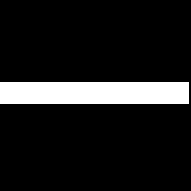
#> input picture обработка изображений/lab4/4_01.jpg, 191 x 191 px; the run also reads 1 picture not shown here
$ jupyter execute 4.ipynb
#> lines starting #> are read from the running program, lines starting #| are printed output that depends on the picture
[cell 1]
from scipy.fft import fft, fftfreq
import cv2
import numpy as np
from matplotlib import pyplot as plt
import math
import io

[cell 2]
fig = plt.figure()

fig, ([ax1, ax2, ax3 ],[ax4, ax5, ax6] ) = plt.subplots(
    nrows=2, ncols=3,
    figsize=(18, 14)
)

ax1.set_title('1')
ax2.set_title('2')
ax3.set_title('3')
ax4.set_title('4')
ax5.set_title('5')
ax6.set_title('6')

image1 = cv2.imread("4_01.jpg") #Открываем изображение.
#> image1 is the input picture: shape (191, 191, 3); min 0, max 255, mean 29.1
image1 = cv2.cvtColor(image1,cv2.COLOR_BGR2GRAY)
#> image1: shape (191, 191)
image2 = cv2.imread("4_02.jpg") #Открываем изображение.
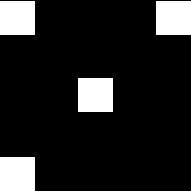
#> input picture обработка изображений/lab4/4_02.jpg, 191 x 191 px
#> image2 is the input picture: shape (191, 191, 3); min 0, max 255, mean 33.3
image2 = cv2.cvtColor(image2,cv2.COLOR_BGR2GRAY)
#> image2: shape (191, 191)
image3 = cv2.imread("4_03.jpg") #Открываем изображение.
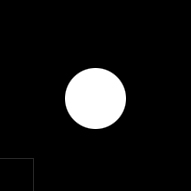
#> input picture обработка изображений/lab4/4_03.jpg, 191 x 191 px
#> image3 is the input picture: shape (191, 191, 3); min 0, max 255, mean 20.5
image3 = cv2.cvtColor(image3,cv2.COLOR_BGR2GRAY)
#> image3: shape (191, 191)
image4 = cv2.imread("4_04.jpg") #Открываем изображение.
image4 = cv2.cvtColor(image4,cv2.COLOR_BGR2GRAY)
image5 = cv2.imread("4_05.jpg") #Открываем изображение.
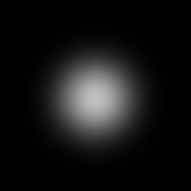
#> input picture обработка изображений/lab4/4_05.jpg, 191 x 191 px
#> image5 is the input picture: shape (191, 191, 3); min 0, max 192, mean 20.4
image5 = cv2.cvtColor(image5,cv2.COLOR_BGR2GRAY)
#> image5: shape (191, 191)
image6 = cv2.imread("4_06.jpg") #Открываем изображение.
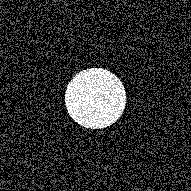
#> input picture обработка изображений/lab4/4_06.jpg, 191 x 191 px
#> image6 is the input picture: shape (191, 191, 3); min 0, max 255, mean 46.8
image6 = cv2.cvtColor(image6,cv2.COLOR_BGR2GRAY)
#> image6: shape (191, 191)

ax1.imshow(image1, cmap='gray')
ax2.imshow(image2,cmap='gray')
ax3.imshow(image3,cmap='gray')
ax4.imshow(image4,cmap='gray')
ax5.imshow(image5,cmap='gray')
ax6.imshow(image6, cmap='gray')

plt.show()

[cell 3]
def spectr(image):
    imageSpect = np.fft.fft2(image)
    return imageSpect

[cell 4]
def centr(image):
    imageSpect = np.fft.fft2(image)
    fshift = np.fft.fftshift(imageSpect)
    return fshift

[cell 5]
fig = plt.figure()

fig, ([ax1, ax2, ax3 ],[ax4, ax5, ax6] ) = plt.subplots(
    nrows=2, ncols=3,
    figsize=(18, 14)
)

ax1.set_title('1')
ax2.set_title('2')
ax3.set_title('3')
ax4.set_title('4')
ax5.set_title('5')
ax6.set_title('6')

image1 = spectr(image1)
image2 = spectr(image2)
image3 = spectr(image3)
image4 = spectr(image4)
image5 = spectr(image5)
image6 = spectr(image6)

ax1.imshow(np.log(1+np.abs(image1)), cmap='gray')
ax2.imshow(np.log(1+np.abs(image2)),cmap='gray')
ax3.imshow(np.log(1+np.abs(image3)),cmap='gray')
ax4.imshow(np.log(1+np.abs(image4)),cmap='gray')
ax5.imshow(np.log(1+np.abs(image5)),cmap='gray')
ax6.imshow(np.log(1+np.abs(image6)), cmap='gray')

plt.show()
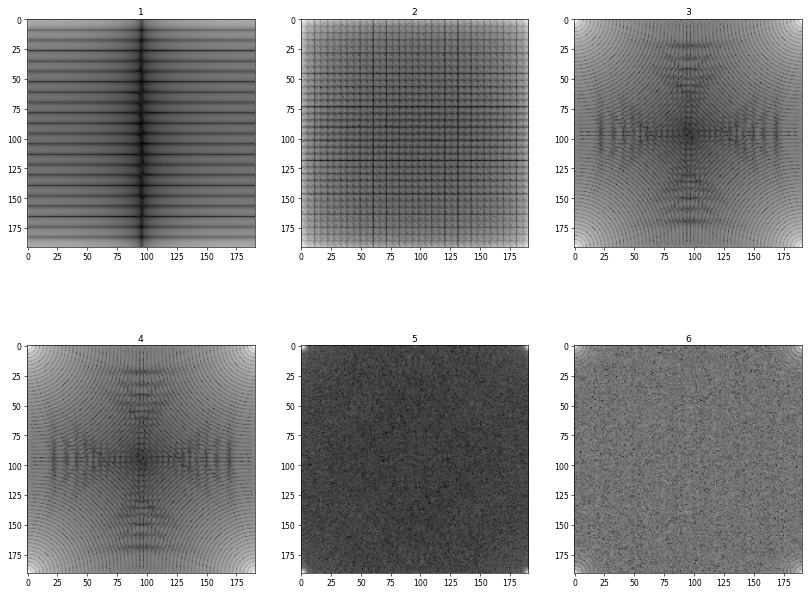
#> figure drawn by matplotlib, 6 panels

[cell 6]
fig = plt.figure()

fig, ([ax1, ax2, ax3 ],[ax4, ax5, ax6] ) = plt.subplots(
    nrows=2, ncols=3,
    figsize=(18, 14)
)

ax1.set_title('1')
ax2.set_title('2')
ax3.set_title('3')
ax4.set_title('4')
ax5.set_title('5')
ax6.set_title('6')

image1 = centr(image1)
image2 = centr(image2)
image3 = centr(image3)
image4 = centr(image4)
image5 = centr(image5)
image6 = centr(image6)

ax1.imshow(np.log(1+np.abs(image1)), cmap='gray')
ax2.imshow(np.log(1+np.abs(image2)),cmap='gray')
ax3.imshow(np.log(1+np.abs(image3)),cmap='gray')
ax4.imshow(np.log(1+np.abs(image4)),cmap='gray')
ax5.imshow(np.log(1+np.abs(image5)),cmap='gray')
ax6.imshow(np.log(1+np.abs(image6)), cmap='gray')

plt.show()
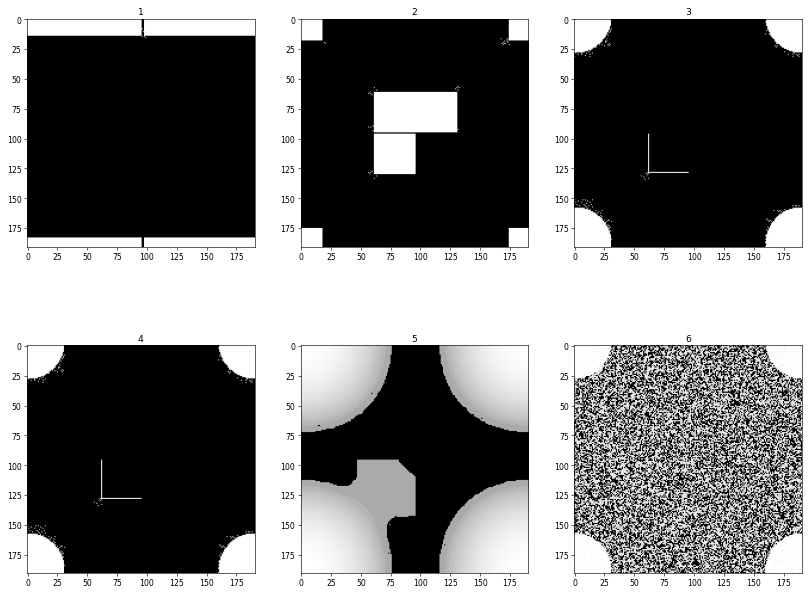
#> figure drawn by matplotlib, 6 panels
